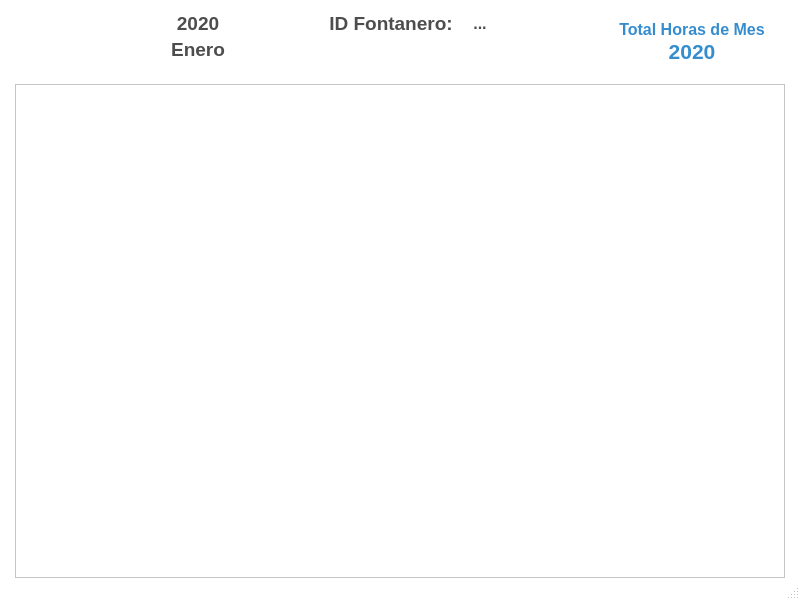
<?xml version="1.0" encoding="UTF-8"?>
<ui version="4.0">
 <class>Jornada_Operario</class>
 <widget class="QMainWindow" name="Jornada_Operario">
  <property name="geometry">
   <rect>
    <x>0</x>
    <y>0</y>
    <width>800</width>
    <height>600</height>
   </rect>
  </property>
  <property name="palette">
   <palette>
    <active>
     <colorrole role="Base">
      <brush brushstyle="SolidPattern">
       <color alpha="255">
        <red>46</red>
        <green>47</green>
        <blue>48</blue>
       </color>
      </brush>
     </colorrole>
     <colorrole role="Window">
      <brush brushstyle="SolidPattern">
       <color alpha="255">
        <red>255</red>
        <green>255</green>
        <blue>255</blue>
       </color>
      </brush>
     </colorrole>
    </active>
    <inactive>
     <colorrole role="Base">
      <brush brushstyle="SolidPattern">
       <color alpha="255">
        <red>46</red>
        <green>47</green>
        <blue>48</blue>
       </color>
      </brush>
     </colorrole>
     <colorrole role="Window">
      <brush brushstyle="SolidPattern">
       <color alpha="255">
        <red>255</red>
        <green>255</green>
        <blue>255</blue>
       </color>
      </brush>
     </colorrole>
    </inactive>
    <disabled>
     <colorrole role="Base">
      <brush brushstyle="SolidPattern">
       <color alpha="255">
        <red>255</red>
        <green>255</green>
        <blue>255</blue>
       </color>
      </brush>
     </colorrole>
     <colorrole role="Window">
      <brush brushstyle="SolidPattern">
       <color alpha="255">
        <red>255</red>
        <green>255</green>
        <blue>255</blue>
       </color>
      </brush>
     </colorrole>
    </disabled>
   </palette>
  </property>
  <property name="font">
   <font>
    <family>Segoe UI</family>
    <pointsize>10</pointsize>
   </font>
  </property>
  <property name="windowTitle">
   <string>Jornada Laboral</string>
  </property>
  <property name="windowIcon">
   <iconset>
    <normaloff>:/icons/timer.png</normaloff>:/icons/timer.png</iconset>
  </property>
  <widget class="QWidget" name="centralwidget">
   <layout class="QVBoxLayout" name="verticalLayout_3">
    <property name="spacing">
     <number>20</number>
    </property>
    <property name="leftMargin">
     <number>15</number>
    </property>
    <property name="topMargin">
     <number>10</number>
    </property>
    <property name="rightMargin">
     <number>15</number>
    </property>
    <property name="bottomMargin">
     <number>0</number>
    </property>
    <item>
     <layout class="QHBoxLayout" name="horizontalLayout_4">
      <item>
       <spacer name="horizontalSpacer">
        <property name="orientation">
         <enum>Qt::Horizontal</enum>
        </property>
        <property name="sizeHint" stdset="0">
         <size>
          <width>40</width>
          <height>20</height>
         </size>
        </property>
       </spacer>
      </item>
      <item>
       <layout class="QHBoxLayout" name="horizontalLayout_3">
        <item>
         <layout class="QVBoxLayout" name="verticalLayout">
          <property name="spacing">
           <number>1</number>
          </property>
          <item>
           <layout class="QHBoxLayout" name="horizontalLayout">
            <item>
             <widget class="QPushButton" name="l_down_year">
              <property name="text">
               <string/>
              </property>
              <property name="icon">
               <iconset resource="assets.qrc">
                <normaloff>:/icons/flecha_izq.png</normaloff>:/icons/flecha_izq.png</iconset>
              </property>
              <property name="iconSize">
               <size>
                <width>30</width>
                <height>30</height>
               </size>
              </property>
              <property name="flat">
               <bool>true</bool>
              </property>
             </widget>
            </item>
            <item>
             <widget class="QLabel" name="l_year">
              <property name="font">
               <font>
                <family>Segoe UI</family>
                <pointsize>14</pointsize>
                <weight>75</weight>
                <bold>true</bold>
               </font>
              </property>
              <property name="styleSheet">
               <string notr="true">color: rgb(77, 77, 77);</string>
              </property>
              <property name="text">
               <string>2020</string>
              </property>
              <property name="alignment">
               <set>Qt::AlignCenter</set>
              </property>
             </widget>
            </item>
            <item>
             <widget class="QPushButton" name="l_up_year">
              <property name="text">
               <string/>
              </property>
              <property name="icon">
               <iconset resource="assets.qrc">
                <normaloff>:/icons/flecha_der.png</normaloff>:/icons/flecha_der.png</iconset>
              </property>
              <property name="iconSize">
               <size>
                <width>30</width>
                <height>30</height>
               </size>
              </property>
              <property name="flat">
               <bool>true</bool>
              </property>
             </widget>
            </item>
           </layout>
          </item>
          <item>
           <layout class="QHBoxLayout" name="horizontalLayout_2">
            <item>
             <widget class="QPushButton" name="l_down_month">
              <property name="text">
               <string/>
              </property>
              <property name="icon">
               <iconset resource="assets.qrc">
                <normaloff>:/icons/flecha_izq.png</normaloff>:/icons/flecha_izq.png</iconset>
              </property>
              <property name="iconSize">
               <size>
                <width>30</width>
                <height>30</height>
               </size>
              </property>
              <property name="flat">
               <bool>true</bool>
              </property>
             </widget>
            </item>
            <item>
             <widget class="QLabel" name="l_month">
              <property name="font">
               <font>
                <family>Segoe UI</family>
                <pointsize>14</pointsize>
                <weight>75</weight>
                <bold>true</bold>
               </font>
              </property>
              <property name="styleSheet">
               <string notr="true">color: rgb(77, 77, 77);</string>
              </property>
              <property name="text">
               <string>Enero</string>
              </property>
              <property name="alignment">
               <set>Qt::AlignCenter</set>
              </property>
             </widget>
            </item>
            <item>
             <widget class="QPushButton" name="l_up_month">
              <property name="text">
               <string/>
              </property>
              <property name="icon">
               <iconset resource="assets.qrc">
                <normaloff>:/icons/flecha_der.png</normaloff>:/icons/flecha_der.png</iconset>
              </property>
              <property name="iconSize">
               <size>
                <width>30</width>
                <height>30</height>
               </size>
              </property>
              <property name="flat">
               <bool>true</bool>
              </property>
             </widget>
            </item>
           </layout>
          </item>
         </layout>
        </item>
        <item>
         <spacer name="horizontalSpacer_3">
          <property name="orientation">
           <enum>Qt::Horizontal</enum>
          </property>
          <property name="sizeHint" stdset="0">
           <size>
            <width>40</width>
            <height>20</height>
           </size>
          </property>
         </spacer>
        </item>
        <item>
         <layout class="QVBoxLayout" name="verticalLayout_4">
          <property name="spacing">
           <number>0</number>
          </property>
          <item>
           <layout class="QHBoxLayout" name="horizontalLayout_5">
            <property name="spacing">
             <number>20</number>
            </property>
            <item>
             <widget class="QLabel" name="l_year_3">
              <property name="font">
               <font>
                <family>Segoe UI</family>
                <pointsize>14</pointsize>
                <weight>75</weight>
                <bold>true</bold>
               </font>
              </property>
              <property name="styleSheet">
               <string notr="true">color: rgb(77, 77, 77);</string>
              </property>
              <property name="text">
               <string>ID Fontanero:</string>
              </property>
              <property name="alignment">
               <set>Qt::AlignCenter</set>
              </property>
             </widget>
            </item>
            <item>
             <widget class="QLabel" name="l_operario">
              <property name="font">
               <font>
                <family>Segoe UI</family>
                <pointsize>12</pointsize>
                <weight>75</weight>
                <bold>true</bold>
               </font>
              </property>
              <property name="styleSheet">
               <string notr="true">color: rgb(77, 77, 77);</string>
              </property>
              <property name="text">
               <string>...</string>
              </property>
              <property name="alignment">
               <set>Qt::AlignCenter</set>
              </property>
             </widget>
            </item>
           </layout>
          </item>
          <item>
           <widget class="QLabel" name="l_nombre">
            <property name="font">
             <font>
              <family>Segoe UI</family>
              <pointsize>10</pointsize>
              <weight>75</weight>
              <bold>true</bold>
             </font>
            </property>
            <property name="styleSheet">
             <string notr="true">color: rgb(77, 77, 77);</string>
            </property>
            <property name="text">
             <string/>
            </property>
            <property name="alignment">
             <set>Qt::AlignCenter</set>
            </property>
           </widget>
          </item>
         </layout>
        </item>
       </layout>
      </item>
      <item>
       <spacer name="horizontalSpacer_2">
        <property name="orientation">
         <enum>Qt::Horizontal</enum>
        </property>
        <property name="sizeHint" stdset="0">
         <size>
          <width>40</width>
          <height>20</height>
         </size>
        </property>
       </spacer>
      </item>
      <item>
       <layout class="QVBoxLayout" name="verticalLayout_2">
        <property name="spacing">
         <number>0</number>
        </property>
        <property name="leftMargin">
         <number>0</number>
        </property>
        <property name="topMargin">
         <number>10</number>
        </property>
        <property name="rightMargin">
         <number>20</number>
        </property>
        <item>
         <widget class="QLabel" name="l_year_2">
          <property name="font">
           <font>
            <family>Segoe UI</family>
            <pointsize>12</pointsize>
            <weight>75</weight>
            <bold>true</bold>
           </font>
          </property>
          <property name="styleSheet">
           <string notr="true">color: rgb(54, 141, 206);</string>
          </property>
          <property name="text">
           <string>Total Horas de Mes</string>
          </property>
          <property name="alignment">
           <set>Qt::AlignCenter</set>
          </property>
         </widget>
        </item>
        <item>
         <widget class="QLabel" name="l_horas_totales_mes">
          <property name="font">
           <font>
            <family>Segoe UI</family>
            <pointsize>16</pointsize>
            <weight>75</weight>
            <bold>true</bold>
           </font>
          </property>
          <property name="styleSheet">
           <string notr="true">color: rgb(54, 141, 206);</string>
          </property>
          <property name="text">
           <string>2020</string>
          </property>
          <property name="alignment">
           <set>Qt::AlignCenter</set>
          </property>
         </widget>
        </item>
       </layout>
      </item>
     </layout>
    </item>
    <item>
     <widget class="QTableView" name="tableView">
      <property name="palette">
       <palette>
        <active>
         <colorrole role="Base">
          <brush brushstyle="SolidPattern">
           <color alpha="255">
            <red>255</red>
            <green>255</green>
            <blue>255</blue>
           </color>
          </brush>
         </colorrole>
        </active>
        <inactive>
         <colorrole role="Base">
          <brush brushstyle="SolidPattern">
           <color alpha="255">
            <red>255</red>
            <green>255</green>
            <blue>255</blue>
           </color>
          </brush>
         </colorrole>
        </inactive>
        <disabled>
         <colorrole role="Base">
          <brush brushstyle="SolidPattern">
           <color alpha="255">
            <red>255</red>
            <green>255</green>
            <blue>255</blue>
           </color>
          </brush>
         </colorrole>
        </disabled>
       </palette>
      </property>
      <property name="font">
       <font>
        <family>Segoe UI Semilight</family>
        <pointsize>10</pointsize>
       </font>
      </property>
     </widget>
    </item>
   </layout>
  </widget>
  <widget class="QMenuBar" name="menubar">
   <property name="geometry">
    <rect>
     <x>0</x>
     <y>0</y>
     <width>800</width>
     <height>20</height>
    </rect>
   </property>
  </widget>
  <widget class="QStatusBar" name="statusbar"/>
 </widget>
 <resources>
  <include location="assets.qrc"/>
 </resources>
 <connections/>
</ui>
